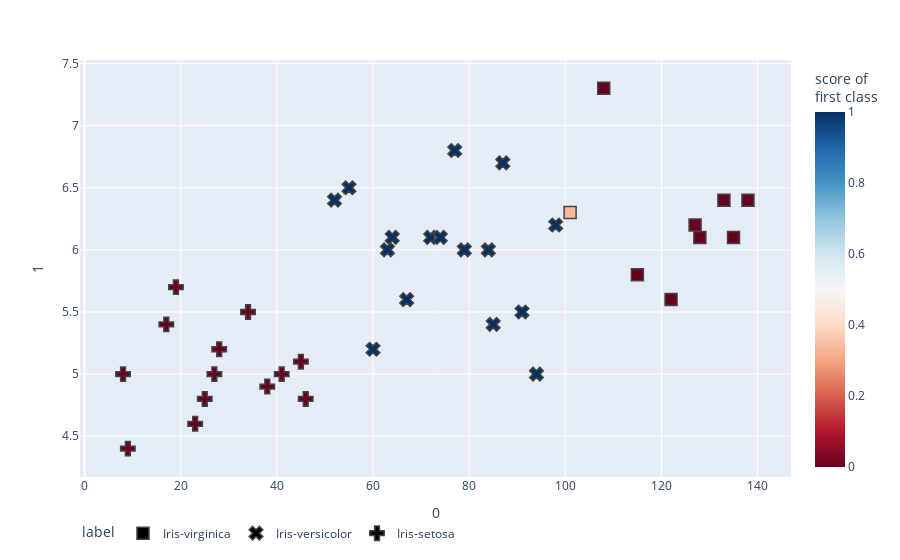

Notebook cell for this chart:
### Code cell
fig.update_traces(marker_size=12, marker_line_width=1.5)
fig.update_layout(legend_orientation='h')
fig.show()

### Figure 1 — Plotly figure (JSON) as saved in the notebook; plotly's stock layout.template omitted (floating-point values rounded to 4 significant figures)
{"data": [{"hovertemplate": "label=Iris-virginica<br>0=%{x}<br>1=%{y}<br>score of <br>first class=%{marker.color}<extra></extra>", "legendgroup": "Iris-virginica", "marker": {"color": [0, 0, 0.3333, 0, 0, 0, 0, 0, 0], "coloraxis": "coloraxis", "line": {"width": 1.5}, "size": 12, "symbol": "square"}, "mode": "markers", "name": "Iris-virginica", "orientation": "v", "showlegend": true, "type": "scatter", "x": [115, 108, 101, 135, 122, 127, 138, 128, 133], "xaxis": "x", "y": [5.8, 7.3, 6.3, 6.1, 5.6, 6.2, 6.4, 6.1, 6.4], "yaxis": "y"}, {"hovertemplate": "label=Iris-versicolor<br>0=%{x}<br>1=%{y}<br>score of <br>first class=%{marker.color}<extra></extra>", "legendgroup": "Iris-versicolor", "marker": {"color": [1, 1, 1, 1, 1, 1, 1, 1, 1, 1, 1, 1, 1, 1, 1, 1], "coloraxis": "coloraxis", "line": {"width": 1.5}, "size": 12, "symbol": "x"}, "mode": "markers", "name": "Iris-versicolor", "orientation": "v", "showlegend": true, "type": "scatter", "x": [63, 87, 77, 72, 52, 74, 55, 64, 79, 91, 67, 98, 94, 85, 60, 84], "xaxis": "x", "y": [6, 6.7, 6.8, 6.1, 6.4, 6.1, 6.5, 6.1, 6, 5.5, 5.6, 6.2, 5, 5.4, 5.2, 6], "yaxis": "y"}, {"hovertemplate": "label=Iris-setosa<br>0=%{x}<br>1=%{y}<br>score of <br>first class=%{marker.color}<extra></extra>", "legendgroup": "Iris-setosa", "marker": {"color": [0, 0, 0, 0, 0, 0, 0, 0, 0, 0, 0, 0, 0], "coloraxis": "coloraxis", "line": {"width": 1.5}, "size": 12, "symbol": "cross"}, "mode": "markers", "name": "Iris-setosa", "orientation": "v", "showlegend": true, "type": "scatter", "x": [34, 8, 41, 38, 46, 17, 25, 9, 23, 45, 27, 28, 19], "xaxis": "x", "y": [5.5, 5, 5, 4.9, 4.8, 5.4, 4.8, 4.4, 4.6, 5.1, 5, 5.2, 5.7], "yaxis": "y"}], "layout": {"coloraxis": {"colorbar": {"title": {"text": "score of <br>first class"}}, "colorscale": [[0, "rgb(103,0,31)"], [0.1, "rgb(178,24,43)"], [0.2, "rgb(214,96,77)"], [0.3, "rgb(244,165,130)"], [0.4, "rgb(253,219,199)"], [0.5, "rgb(247,247,247)"], [0.6, "rgb(209,229,240)"], [0.7, "rgb(146,197,222)"], [0.8, "rgb(67,147,195)"], [0.9, "rgb(33,102,172)"], [1, "rgb(5,48,97)"]]}, "legend": {"orientation": "h", "title": {"text": "label"}, "tracegroupgap": 0}, "margin": {"t": 60}, "xaxis": {"anchor": "y", "domain": [0, 1], "title": {"text": "0"}}, "yaxis": {"anchor": "x", "domain": [0, 1], "title": {"text": "1"}}}}
